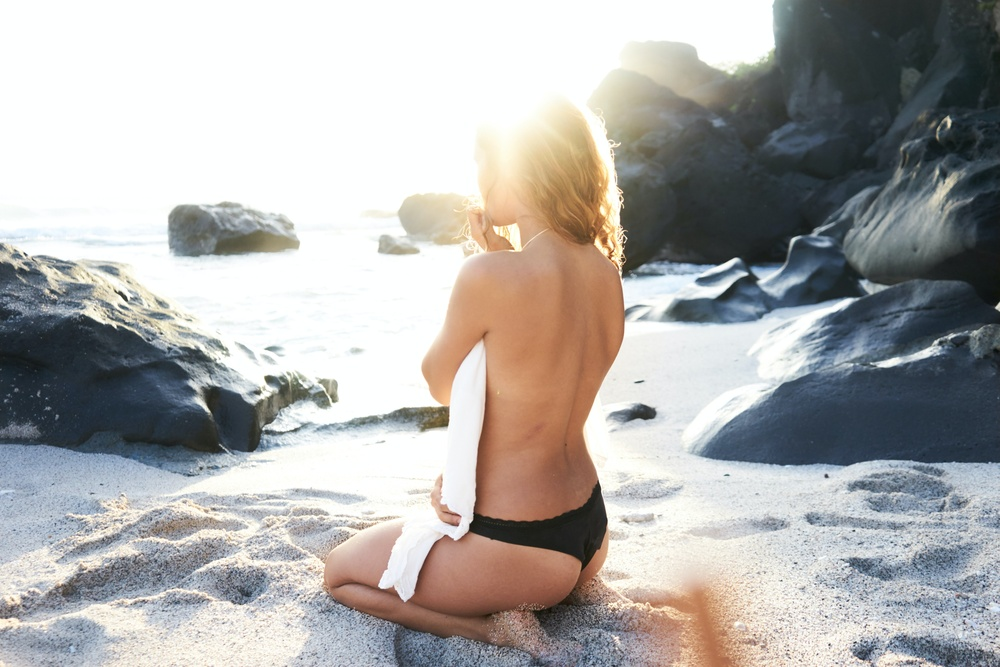
#> input picture python/1imagensEntrada/04.jpg, 1000 x 667 px, shrunk from 6000 x 4000 before the run
$ python teste.py
#> lines starting #> are read from the running program, lines starting #| are printed output that depends on the picture
import cv2
import os
import numpy as np
from matplotlib import pyplot as plt
from pylab import *
import sys
from absl import app, flags, logging
from absl.flags import FLAGS

def mudarDiretorios():
    dirImgEntrada = "C:\\Users\\Smith Fernandes\\Documents\\4 - github\\AppArtigo\\python\\1imagensEntrada"
    dirPlotHistEntrada = "C:\\Users\\Smith Fernandes\\Documents\\4 - github\\AppArtigo\\python\\2histoImagensEntrada\\"
    dirClassificacaoEntrada = "C:\\Users\\Smith Fernandes\\Documents\\4 - github\\AppArtigo\\python\\3ClassificacaoImagem\\"

    dirImgSaida = "C:\\Users\\Smith Fernandes\\Documents\\4 - github\\AppArtigo\\python\\4imagensSaida\\"
    dirPlotHistSaida = "C:\\Users\\Smith Fernandes\\Documents\\4 - github\\AppArtigo\\pythonn\\5histoImagensSaida\\"

    # [6 lines of commented-out code are left out]

    return dirImgEntrada, dirPlotHistEntrada, dirClassificacaoEntrada, dirImgSaida, dirPlotHistSaida

def histo(imagem):
    img = cv2.cvtColor(imagem, cv2.COLOR_RGB2GRAY)
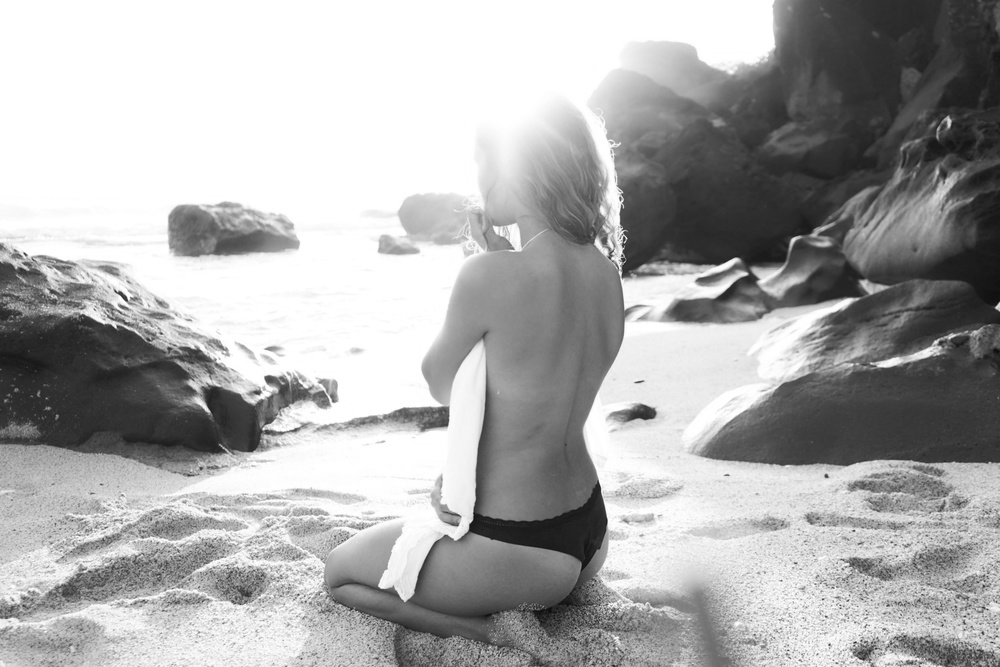
#> img: shape (667, 1000); min 10, max 255, mean 172
#> imagem is the input picture: shape (667, 1000, 3); mean B, G, R 170.4, 172.4, 174.2
    hist = cv2.calcHist([img], [0], None, [256], [0, 256]).astype(int)
#> hist = 256 values, max 150288 at index 255, min 0 at index 0, mean 2605.5
    plt.plot(hist)
    plt.show()
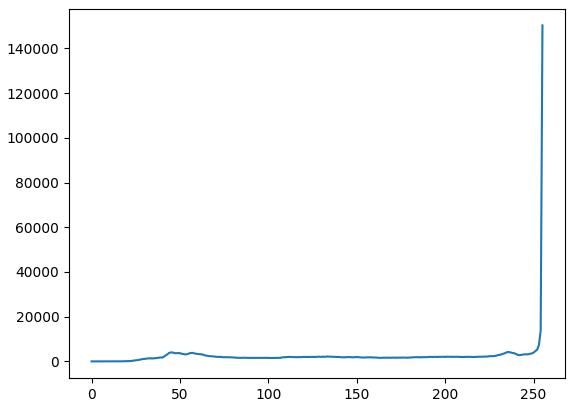
#> figure drawn by matplotlib, 1 panel; curve peaks at x = 255, y = 150288

    total = 0
    for i in range(len(hist)):
        total += hist[i]
#> this loop made 256 passes
#> total on passes 1 to 3: [0], [0], [0]
#> after the loop, total = [667000]

    return hist, total


histo(cv2.imread("./1imagensEntrada/04.jpg"))

$ run again, with python/1imagensEntrada/01.jpg copied over python/1imagensEntrada/04.jpg
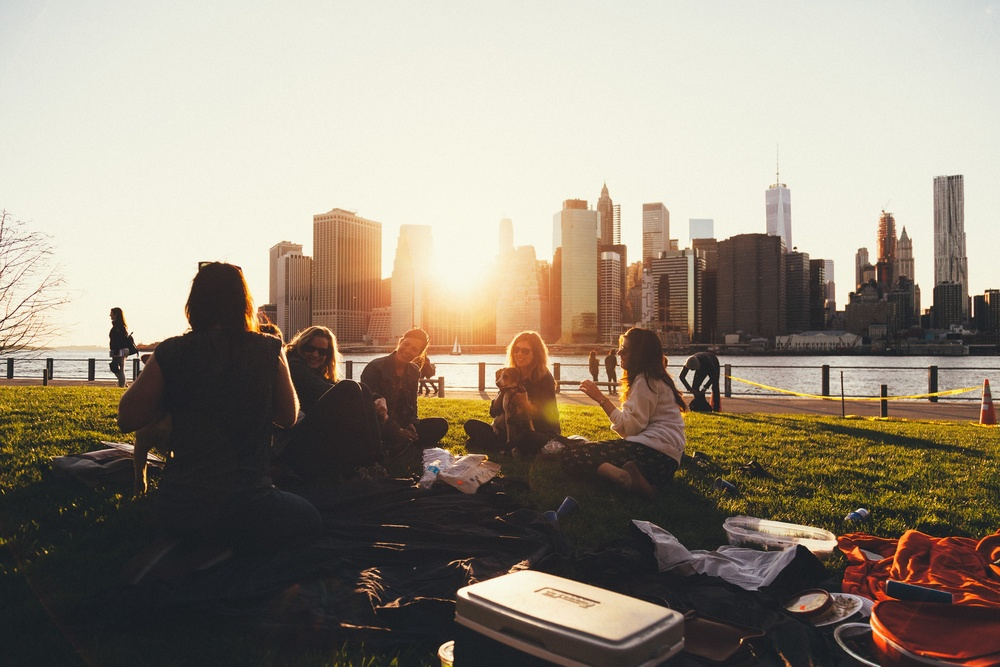
#> input picture python/1imagensEntrada/01.jpg, 1000 x 667 px, shrunk from 3000 x 2000 before the run
#> in histo, `img = cv2.cvtColor(imagem, cv2.COLOR_RGB2GRAY)`:
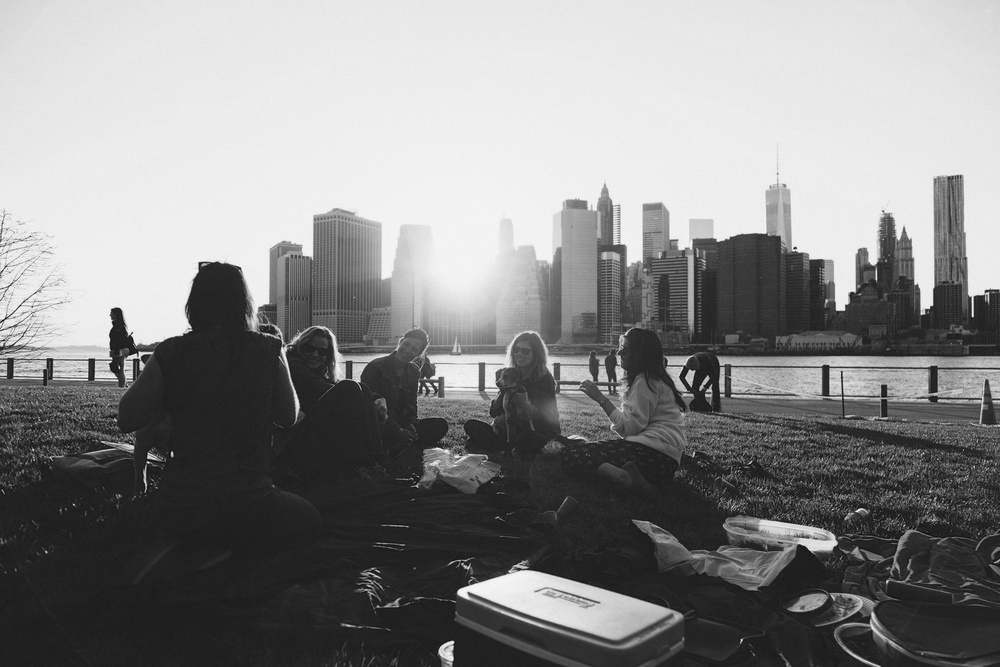
#> img: shape (667, 1000); min 11, max 250, mean 135.8
#> in histo, imagem is the input picture: shape (667, 1000, 3); mean B, G, R 124.6, 139, 149.3
#> hist = 256 values, max 28172 at index 237, min 0 at index 0, mean 2605.5
#> in histo, `plt.show()`:
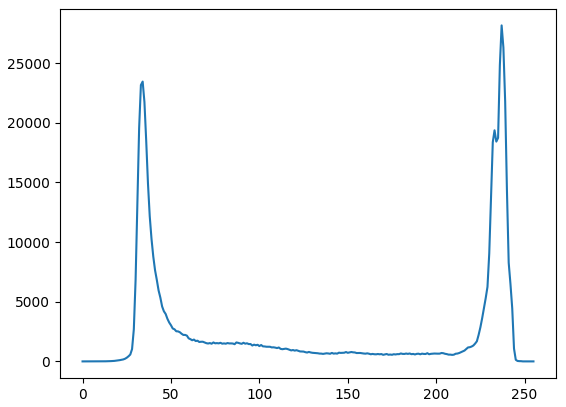
#> figure drawn by matplotlib, 1 panel; curve peaks at x = 237, y = 28172
#> the loop in histo, `for i in range(len(hist)):` made 256 passes
#> total on passes 1 to 3: [0], [0], [0]
#> after the loop in histo, `for i in range(len(hist)):`: total = [667000]

$ run again, with python/1imagensEntrada/02.jpg copied over python/1imagensEntrada/04.jpg
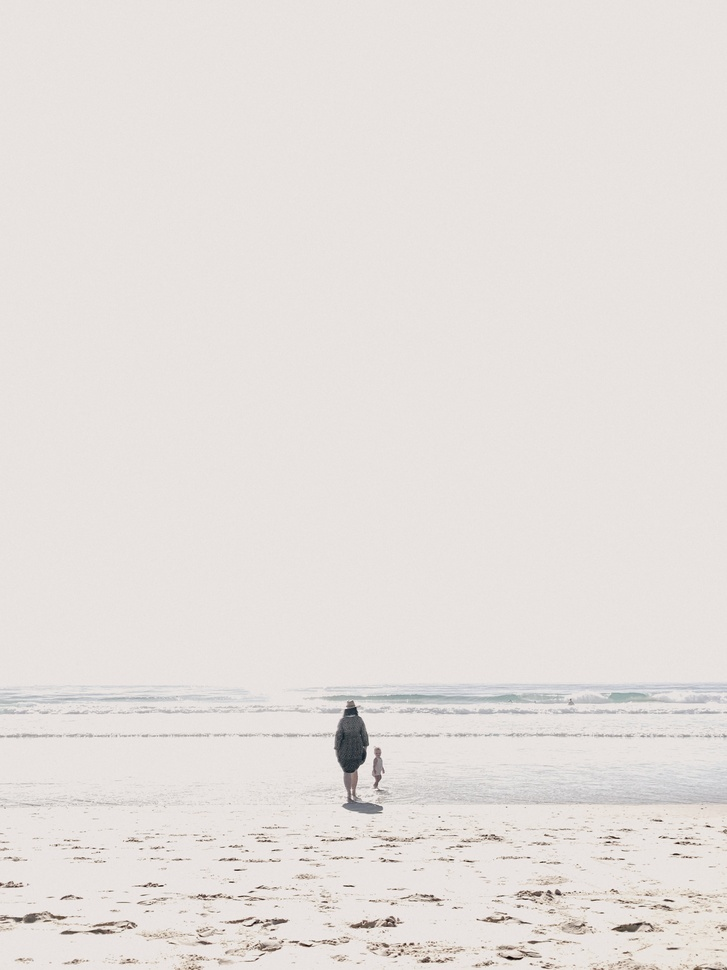
#> input picture python/1imagensEntrada/02.jpg, 727 x 970 px, shrunk from 2960 x 3947 before the run
#> in histo, imagem is the input picture: shape (970, 727, 3); mean B, G, R 221.2, 224.3, 229.4
#> hist = 256 values, max 254545 at index 227, min 0 at index 0, mean 2754.6
#> in histo, `plt.show()`:
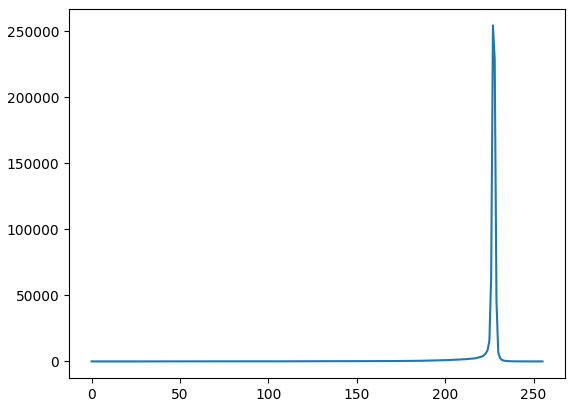
#> figure drawn by matplotlib, 1 panel; curve peaks at x = 227, y = 254545
#> the loop in histo, `for i in range(len(hist)):` made 256 passes
#> total on passes 1 to 3: [0], [3], [3]
#> after the loop in histo, `for i in range(len(hist)):`: total = [705190]

$ run again, with python/1imagensEntrada/03.jpg copied over python/1imagensEntrada/04.jpg
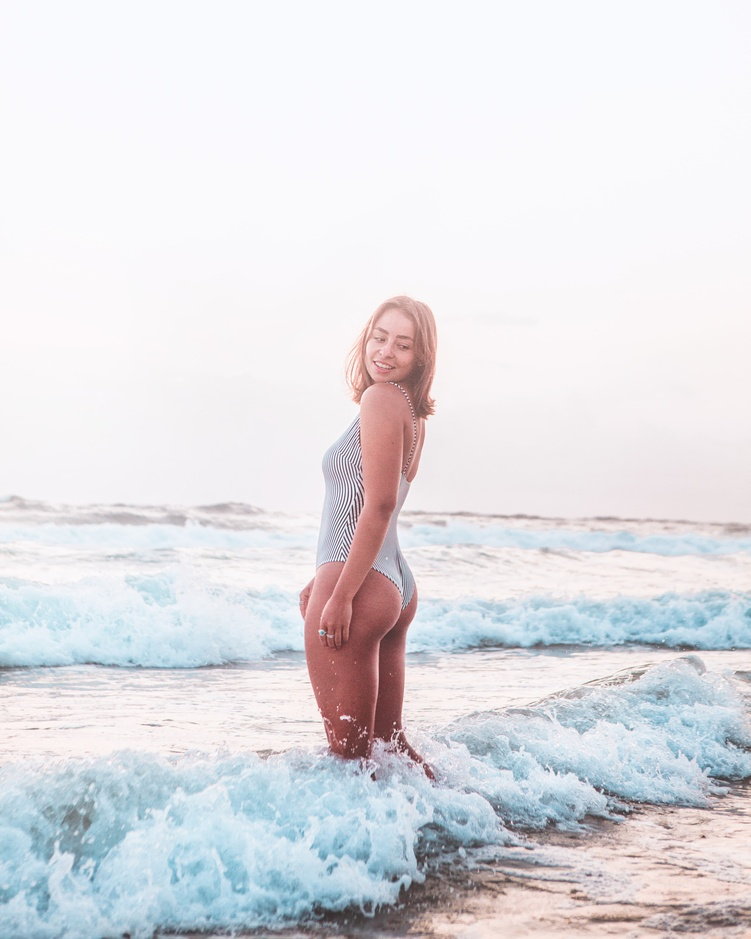
#> input picture python/1imagensEntrada/03.jpg, 751 x 939 px, shrunk from 3744 x 4680 before the run
#> in histo, `img = cv2.cvtColor(imagem, cv2.COLOR_RGB2GRAY)`:
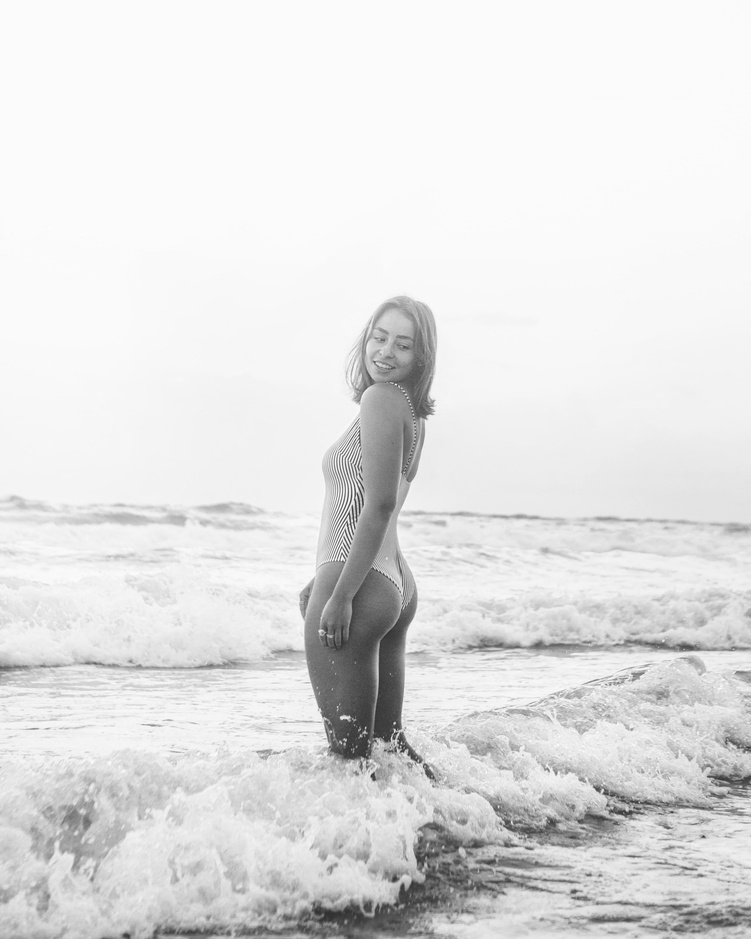
#> img: shape (939, 751); min 46, max 255, mean 225.5
#> in histo, imagem is the input picture: shape (939, 751, 3); mean B, G, R 228.2, 224.1, 224.7
#> hist = 256 values, max 160269 at index 251, min 0 at index 0, mean 2754.6
#> in histo, `plt.show()`:
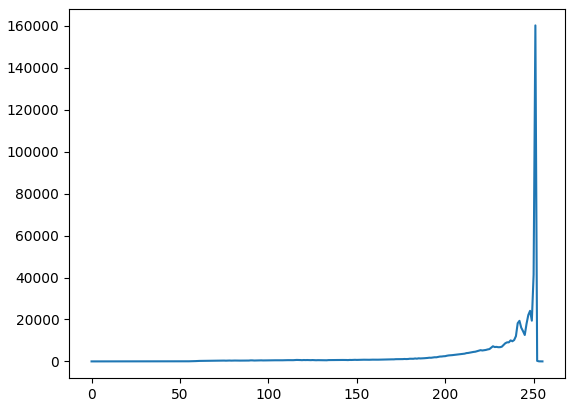
#> figure drawn by matplotlib, 1 panel; curve peaks at x = 251, y = 160269
#> the loop in histo, `for i in range(len(hist)):` made 256 passes
#> total on passes 1 to 3: [0], [0], [0]
#> after the loop in histo, `for i in range(len(hist)):`: total = [705189]
